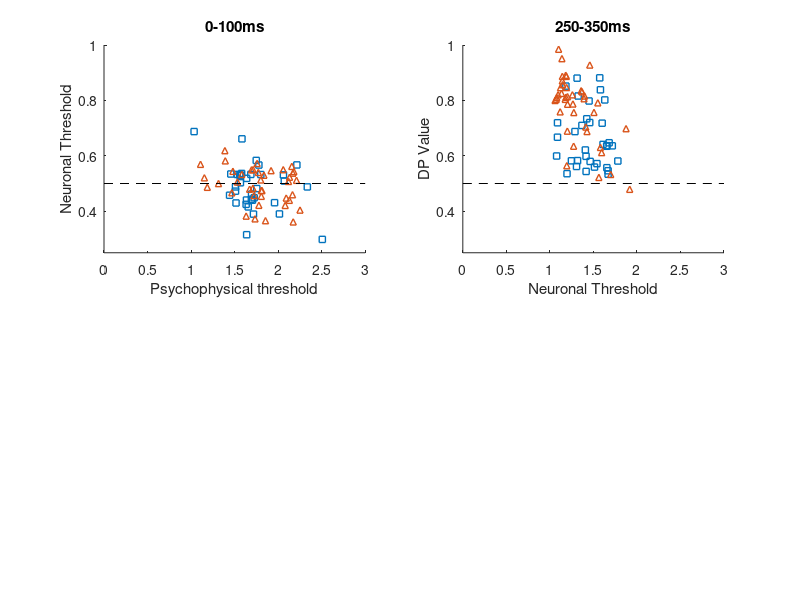

MATLAB code for this plot:
load("SFig3_Plot.mat");

%% SFig3
Fig = figure;
set(Fig, "Position", [401.8   41.8  756.8  741.6]);

% SFig3a 
subplot(2, 2, 1)
scatter(SFig3.a.neuThr_Monica, SFig3.a.DP_Monica, 20, "green", "square", "LineWidth", 1); hold on;
scatter(SFig3.a.neuThr_CM, SFig3.a.DP_CM, 20, "magenta", "^", "LineWidth", 1); hold on;
plot([0, 3], [0.5, 0.5], "k--"); hold on;  
ylim([0.25, 1]);
xlabel("Psychophysical threshold");
ylabel("Neuronal Threshold");
title("0-100ms")

% SFig3b
subplot(2, 2, 2)
scatter(SFig3.b.neuThr_Monica, SFig3.b.DP_Monica, 20, "green", "square", "LineWidth", 1); hold on;
scatter(SFig3.b.neuThr_CM, SFig3.b.DP_CM, 20, "magenta", "^", "LineWidth", 1); hold on;
plot([0, 3], [0.5, 0.5], "k--"); hold on;  
ylim([0.25, 1]);
xlabel("Neuronal Threshold");
ylabel("DP Value");
title("250-350ms")


